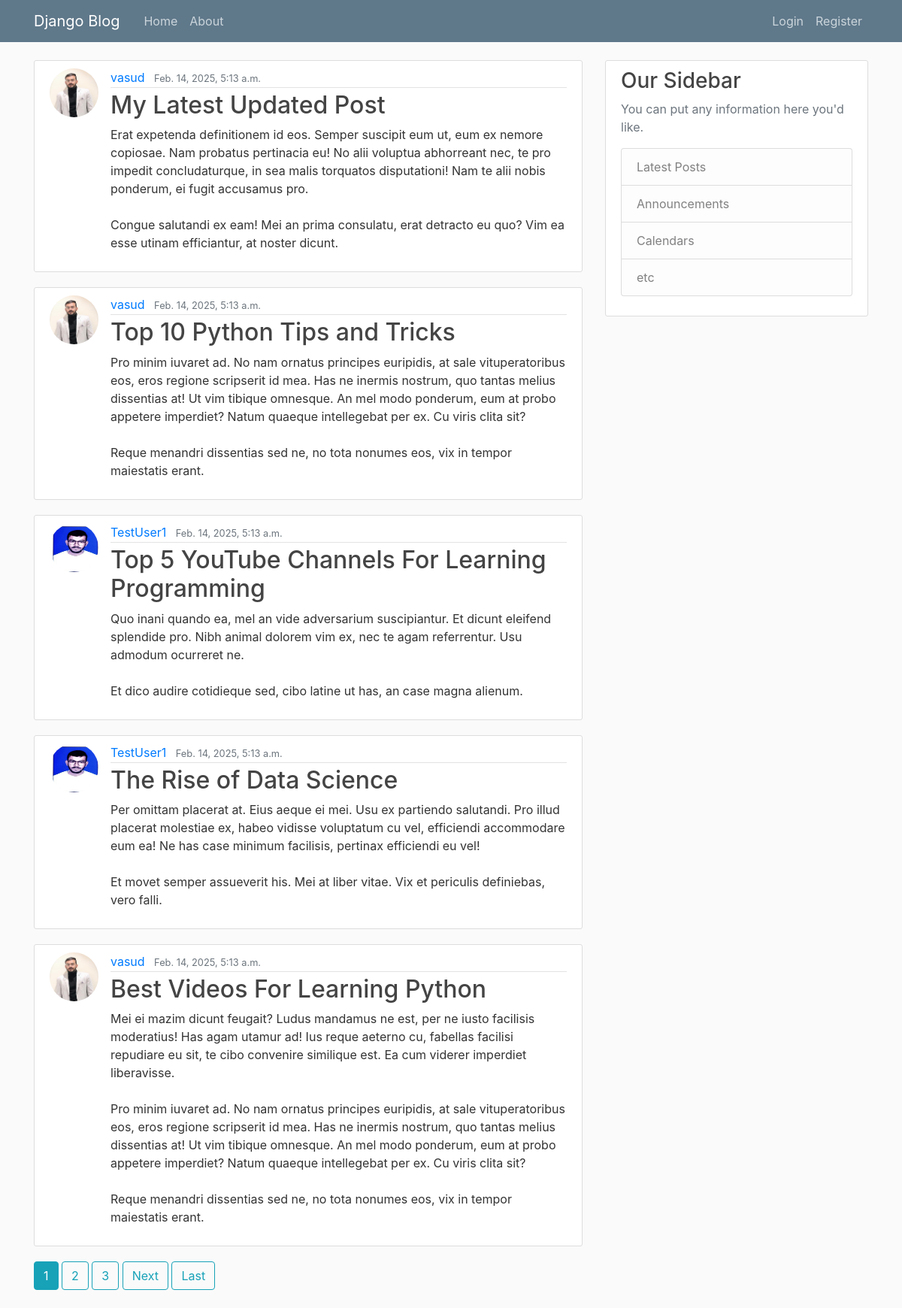
Screenshot of /blog/ with the database file from the repository.
### blog/models.py (models this page shows, shortened)
class Post(models.Model):
    title = models.CharField(max_length=50)
    content = models.TextField()
    date_posted = models.DateTimeField(default=timezone.now)
    author=  models.ForeignKey(User, on_delete=models.CASCADE)

### users/models.py (models this page shows, shortened)
class Profile(models.Model):
    user=models.OneToOneField(User, on_delete=models.CASCADE)
    image = models.ImageField(default='default.jpg', upload_to='profile_pics')

### blog/views.py (the view)
# urls.py: path('', PostListView.as_view(), name='blog-home'),  #name isnt just set to 'home' because it may clash with other app homepages
class PostListView(ListView):
    model = Post
    template_name = 'blog/home.html'
    context_object_name = 'posts' #has a default name too
    ordering = ['-date_posted']
    paginate_by = 5

### blog/templates/blog/home.html (shortened to what this page needs)
{% extends "blog/base.html" %}
{% block content %}
    {% for post in posts %}
        <article class="media content-section">
          <img class="rounded-circle article-img" src="{{post.author.profile.image.url}}">
          <div class="media-body">
            <div class="article-metadata">
              <a class="mr-2" href="{% url 'user-posts' post.author.username %}">{{ post.author }}</a>
              <small class="text-muted">{{ post.date_posted }}</small>
            </div>
            <h2><a class="article-title" href="{% url 'post-detail' post.id %}">{{ post.title }}</a></h2>
            <p class="article-content">{{ post.content }}</p>
          </div>
        </article>
    {% endfor %}
    {% if is_paginated %}
        {% for num in page_obj.paginator.page_range %}
          {% if num == page_obj.number %}
            <a class="btn btn-info mb-4" href="?page="{{num}}>{{num}}</a>
          {% elif  num > page_obj.number|add:'-3' and num < page_obj.number|add:'3' %}
            <a class="btn btn-outline-info mb-4" href="?page={{num}}">{{num}}</a>
          {% endif %}
        {% endfor %}
        {% if page_obj.has_next %}
          <a class="btn btn-outline-info mb-4" href="?page={{page_obj.next_page_number}}">Next</a>
          <a class="btn btn-outline-info mb-4" href="?page={{page_obj.paginator.num_pages}}">Last</a>
        {% endif %}
    {% endif %}
{% endblock content %}

### blog/templates/blog/base.html (shortened to what this page needs)
{% load static %}
<!DOCTYPE html>
<html>
<head>
    <link rel="stylesheet" href="https://maxcdn.bootstrapcdn.com/bootstrap/4.0.0/css/bootstrap.min.css">
    <link rel="stylesheet" type="text/css" href="{% static 'blog/main.css' %}">
</head>
<body>
    <header class="site-header">
      <nav class="navbar navbar-expand-md navbar-dark bg-steel fixed-top">
        <div class="container">
          <a class="navbar-brand mr-4" href="{% url 'blog-home' %}">Django Blog</a>
          <div class="collapse navbar-collapse" id="navbarToggle">
            <div class="navbar-nav mr-auto">
              <a class="nav-item nav-link" href="{% url 'blog-home' %}">Home</a>
              <a class="nav-item nav-link" href="{% url 'blog-about' %}">About</a>
            </div>
            <div class="navbar-nav">
              {% if user.is_authenticated %}
              <a class="nav-item nav-link" href="{% url 'post-create' %}">New Post</a>
                <a class="nav-item nav-link" href="{% url 'profile' %}">Profile</a>
                <form action=" {% url 'logout' %}" method="POST" >
                  {% csrf_token %}
                  <button type='submit' class="btn btn-outline-right "> Logout </button>
                </form>
              {% else %}
                <a class="nav-item nav-link" href="{% url 'login' %}">Login</a>
                <a class="nav-item nav-link" href="{% url 'register' %}">Register</a>
              {% endif %}
            </div>
          </div>
        </div>
      </nav>
    </header>
    <main role="main" class="container">
      <div class="row">
        <div class="col-md-8">
          {% block content %}{% endblock %}
        </div>
        <div class="col-md-4">
          <div class="content-section">
            <h3>Our Sidebar</h3>
            <p class='text-muted'>You can put any information here you'd like.
              <ul class="list-group">
                <li class="list-group-item list-group-item-light">Latest Posts</li>
                <li class="list-group-item list-group-item-light">Announcements</li>
                <li class="list-group-item list-group-item-light">Calendars</li>
                <li class="list-group-item list-group-item-light">etc</li>
              </ul>
            </p>
          </div>
        </div>
      </div>
    </main>
</body>
</html>

### blog/static/blog/main.css (style rules this page uses)
body { background: #fafafa; color: #333333; margin-top: 5rem; }
h1, h2, h3, h4, h5, h6 { color: #444444; }
ul { margin: 0; }
.bg-steel { background-color: #5f788a; }
.site-header .navbar-nav .nav-link { color: #cbd5db; }
.content-section { background: #ffffff; padding: 10px 20px; border: 1px solid #dddddd; border-radius: 3px; margin-bottom: 20px; }
.article-title { color: #444444; }
.article-content { white-space: pre-line; }
.article-img { height: 65px; width: 65px; margin-right: 16px; }
.article-metadata { padding-bottom: 1px; margin-bottom: 4px; border-bottom: 1px solid #e3e3e3 }

### rows the page displays
Post: author.profile.image (picture), author "vasud", date_posted "Feb. 14, 2025, 5:13 a.m.", title "My Latest Updated Post", content "Erat expetenda definitionem id eos. Semper suscipit eum ut, eum ex nemore copiosae. Nam probatus pertinacia eu! No alii voluptua abhorreant nec, te pro impedit concludaturque, in sea malis torquatos disputationi! Nam te alii nobis ponderum, ei fugit accusamus pro. Congue salutandi ex eam! Mei an prima consulatu, erat detracto eu quo? Vim ea esse utinam efficiantur, at noster dicunt."
Post: author.profile.image (picture), author "vasud", date_posted "Feb. 14, 2025, 5:13 a.m.", title "Top 10 Python Tips and Tricks", content "Pro minim iuvaret ad. No nam ornatus principes euripidis, at sale vituperatoribus eos, eros regione scripserit id mea. Has ne inermis nostrum, quo tantas melius dissentias at! Ut vim tibique omnesque. An mel modo ponderum, eum at probo appetere imperdiet? Natum quaeque intellegebat per ex. Cu viris clita sit? Reque menandri dissentias sed ne, no tota nonumes eos, vix in tempor maiestatis erant."
Post: author.profile.image (picture), author "TestUser1", date_posted "Feb. 14, 2025, 5:13 a.m.", title "Top 5 YouTube Channels For Learning Programming", content "Quo inani quando ea, mel an vide adversarium suscipiantur. Et dicunt eleifend splendide pro. Nibh animal dolorem vim ex, nec te agam referrentur. Usu admodum ocurreret ne. Et dico audire cotidieque sed, cibo latine ut has, an case magna alienum."
Post: author.profile.image (picture), author "TestUser1", date_posted "Feb. 14, 2025, 5:13 a.m.", title "The Rise of Data Science", content "Per omittam placerat at. Eius aeque ei mei. Usu ex partiendo salutandi. Pro illud placerat molestiae ex, habeo vidisse voluptatum cu vel, efficiendi accommodare eum ea! Ne has case minimum facilisis, pertinax efficiendi eu vel! Et movet semper assueverit his. Mei at liber vitae. Vix et periculis definiebas, vero falli."
Post: author.profile.image (picture), author "vasud", date_posted "Feb. 14, 2025, 5:13 a.m.", title "Best Videos For Learning Python", content "Mei ei mazim dicunt feugait? Ludus mandamus ne est, per ne iusto facilisis moderatius! Has agam utamur ad! Ius reque aeterno cu, fabellas facilisi repudiare eu sit, te cibo convenire similique est. Ea cum viderer imperdiet liberavisse. Pro minim iuvaret ad. No nam ornatus principes euripidis, at sale vituperatoribus eos, eros regione scripserit id mea. Has ne inermis nostrum, quo tantas melius dissentias at! Ut vim tibique omnesque. An mel modo ponderum, eum at probo appetere imperdiet? Natum quaeque intellegebat per ex. Cu viris clita sit? Reque menandri dissentias sed ne, no tota nonumes eos, vix in tempor maiestatis erant."

### other values shown
{{ num }} "1"
{{ num }} "2" "3"
